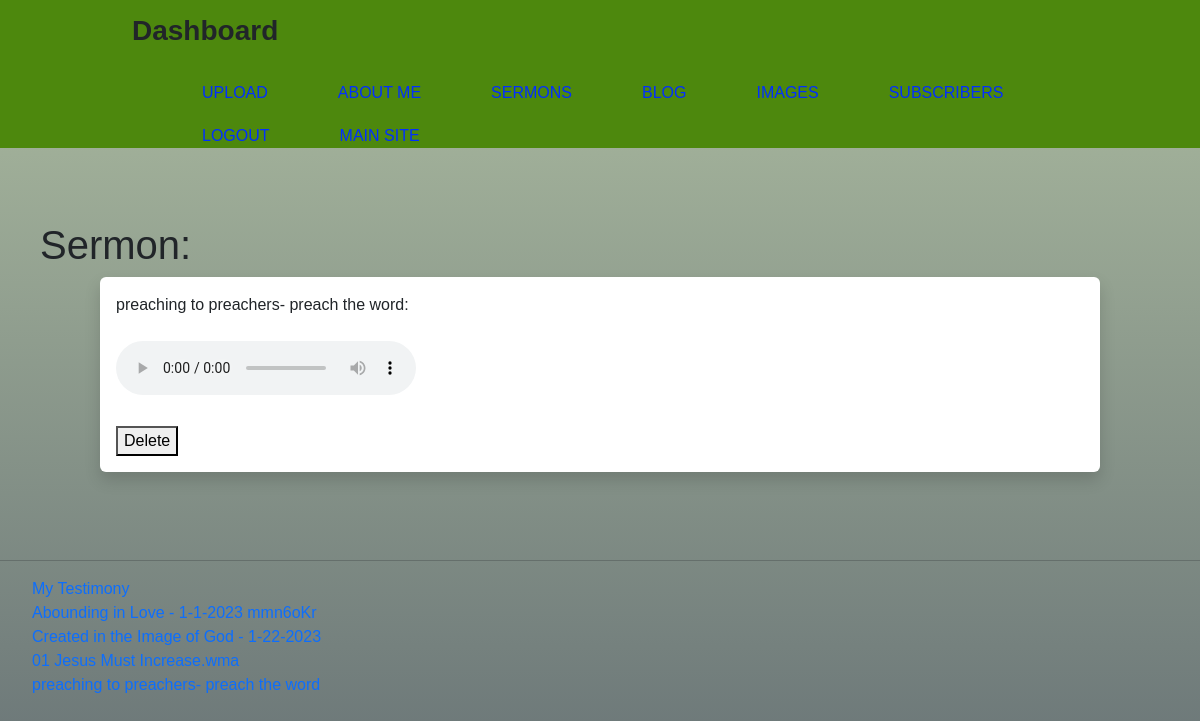
The page /dash-sermons/5 (signed in) on the database its author committed.
### website/models.py (models this page shows)
class Sermons(db.Model):
    id = db.Column(db.Integer, primary_key=True)
    name = db.Column(db.String(200), nullable=False)
    date_created = db.Column(db.DateTime, default=datetime.now(timezone.utc))

### website/auth.py (the view)
@auth.route('/dash-sermons/<int:id>')
@login_required
def dash_sermon(id):
    sermon = Sermons.query.get_or_404(id)
    sermon_list = Sermons.query.order_by(Sermons.id)
    return render_template('dash_sermon.html', sermon=sermon, sermon_list=sermon_list)

### website/templates/dash_sermon.html
{% extends 'dash_base.html' %} {% block title %} {{title}} {% endblock %} {% block content %}
<h1>Sermon:</h1>
    <div id="singleSermon" class="shadow p-3 mb-5 bg-body rounded">
        {{ sermon.name.replace('_', ' ').replace('.mp3', '') }}: <br><br>
    <audio controls src="{{ url_for('static', filename='sermon/' + sermon.name) }}"></audio>
        <br><br><button type="button" class="close" onClick="deleteSermon({{ sermon.id }})">
                    <span aria-hidden="true">Delete</span></button>
    </div>
<br><hr>
<ul style="list-style-type: none;">
    {% for sermon in sermon_list %}
    <li class="list-group-item" id="sermon">
        <a href="{{ url_for('auth.dash_sermon', id=sermon.id) }}">
        {{ sermon.name.replace('_', ' ').replace('.mp3', '') }}</a> <br>
    </li>
    {% endfor %}
</ul>
{% endblock %}

### website/static/css/dash1.css (style rules this page uses)
html { background: linear-gradient(rgb(172, 188, 160), rgb(104, 115, 118)); background-repeat: no-repeat; background-position: center; background-size: cover; background-attachment: fixed; margin: 0px; font-family: 'Arial', 'Times New Roman', sans-serif; font-weight: 300; }
body { background: linear-gradient(rgb(172, 188, 160), rgb(104, 115, 118)); background-repeat: no-repeat; background-position: center; background-size: cover; background-attachment: fixed; margin: 0px; font-family: 'Arial', 'Times New Roman', sans-serif; font-weight: 300; }
a { text-decoration: none; }
h1 { padding-top: 25px; padding-left: 40px; }
ul { list-style-type: none; }
#singleSermon { margin-top: 0px; margin-left: 100px; margin-right: 100px; padding-bottom: 40px; }

### rows shown on the page
Sermons: name.replace "preaching to preachers- preach the word"
Sermons: name.replace "My Testimony"
Sermons: name.replace "Abounding in Love - 1-1-2023 mmn6oKr"
Sermons: name.replace "Created in the Image of God - 1-22-2023"
Sermons: name.replace "01 Jesus Must Increase.wma"
